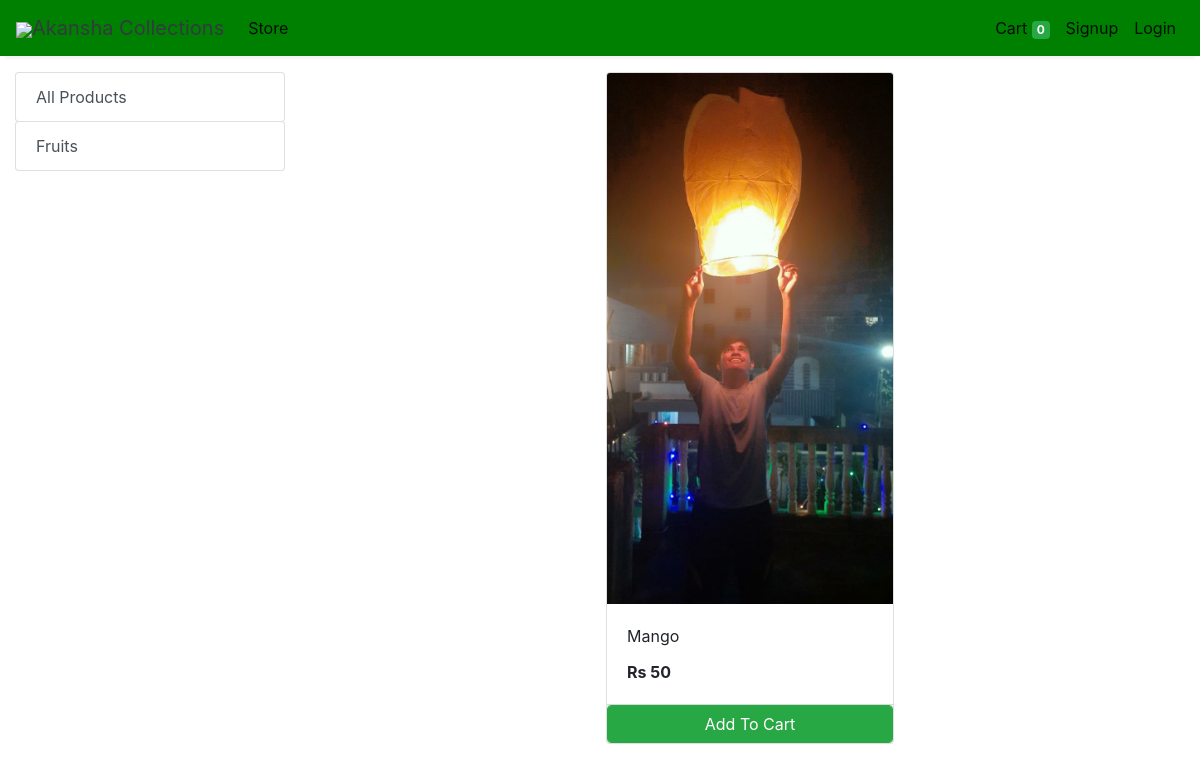
The app's page /store with its own data.
### store/models/category.py (models this page shows, shortened)
class Category(models.Model):
    name= models.CharField(max_length=50)
    @staticmethod
    def get_all_categories():
        return Category.objects.all()

### store/models/product.py (models this page shows, shortened)
class Products(models.Model):
    name = models.CharField(max_length=60)
    price= models.IntegerField(default=0)
    category= models.ForeignKey(Category,on_delete=models.CASCADE,default=1 )
    description= models.CharField(max_length=250, default='', blank=True, null= True)
    image= models.ImageField(upload_to='uploads/products/')
    @staticmethod
    def get_all_products():
        return Products.objects.all()

### store/views/home.py (the view)
# urls.py: path('' , include('store.urls'))
def store(request):
    cart = request.session.get('cart')
    if not cart:
        request.session['cart'] = {}
    products = None
    categories = Category.get_all_categories()
    categoryID = request.GET.get('category')
    if categoryID:
        products = Products.get_all_products_by_categoryid(categoryID)
    else:
        products = Products.get_all_products();
    data = {}
    data['products'] = products
    data['categories'] = categories
    print('you are : ', request.session.get('email'))
    return render(request, 'index.html', data)

### store/templatetags/cart.py (called while the page is built)
@register.filter (name='is_in_cart')
def is_in_cart(product, cart):
    keys = cart.keys ()
    for id in keys:
        if int (id) == product.id:
            return True
    return False;

### store/templatetags/custom_filter.py (called while the page is built)
@register.filter(name='currency')
def currency(number):
    return "Rs "+str(number)

### store/templates/index.html (shortened to what this page needs)
{% extends 'base.html' %}
{% block content %}
{% load cart %}
{% load custom_filter %}
<div class="container-fluid mt-3">
	<div class="row">
		<div class="col-lg-3 mx-auto">
			<div class="list-group">
				<a href="/" class="list-group-item list-group-item-action btn btn-outline-success">All Products</a>
				{% for category in categories %}
				<a href="/?category={{category.id}}"
					class="list-group-item list-group-item-action btn btn-outline-success ">{{category.name}}</a>
				{% endfor %}
			</div>
		</div>
		<div id='products' class="col-lg-9 mx-auto">
			<div class="row mx-auto">
				{% for product in products %}
				<div class="card mx-auto mb-3" id={{product.id}} style="width: 18rem;">
					<img class="card-img-top" src="{{product.image.url}}" alt="Card image cap">
					<div class="card-body">
						<p class="card-title">{{product.name}}</p>
						<p class="card-text"><b>{{product.price|currency}}</b></p>
					</div>
					<div class="card-footer p-0 no-gutters">
						{% if product|is_in_cart:request.session.cart %}
						<div class="row no-gutters">
							<form action="/#{{product.id}}" class="col-2 " method="post">
								{% csrf_token %}
								<input hidden type="text" name='product' value='{{product.id}}'>
								<input hidden type="text" name='remove' value='True'>
								<input type="submit" value=" - " class="btn btn-block btn-success border-right">
							</form>
							<div class="text-center col btn btn-success">{{product|cart_quantity:request.session.cart}} in Cart</div>
							<form action="/#{{product.id}}" class="col-2 " method="post">
								{% csrf_token %}
								<input hidden type="text" name='product' value='{{product.id}}'>
								<input type="submit" value=" + " class="btn btn-block btn-success border-left">
							</form>
						</div>
						{% else %}
						<form action="/#{{product.id}}" method="POST" class="btn-block">
							<input type="submit" class="float-right btn btn-success form-control"
								value="Add To Cart">
						</form>
						{% endif %}
					</div>
				</div>
				{% endfor %}
			</div>
		</div>
	</div>
</div>
{% endblock %}

### records on screen
Category: name "Fruits"
Products: {{ product.id }} 1 (drawn), image (picture), name "Mango", price "Rs 50"

### other values on screen
{{ request.session.cart.keys|length }} "0"
